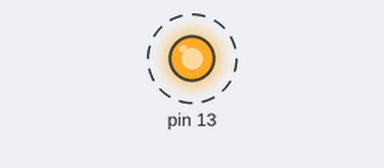
Recording of a program running on a simulated Teensy 3. Parts: output pins drawn as LEDs (lit = HIGH). Dashed ring = blinking. What the program prints to the serial monitor is not drawn.

Above: at 0.2 s.
Timing chart, 0 to 3.0 s (numbered marks = the images above):
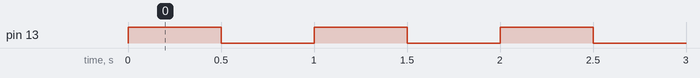

Measured:
- by itself, pin 13: alternates HIGH for 0.50 s and LOW for 0.50 s

The program:

main.cpp
```cpp
#include <Arduino.h>
#include <ArduinoJson.h>

#include "../lib/Robocluster.h"

StaticJsonBuffer<200> jsonBuffer;
JsonObject& root = jsonBuffer.createObject();

void send_message() {
    root.printTo(Serial);
}

void setup() {
    pinMode(13, OUTPUT);
    Serial.begin(115200);
    root["event"] = "test";
    JsonObject& nested = root.createNestedObject("data");
    nested["key1"] = 42;
    root["data"] = nested;
}

void loop() {
    send_message();
    digitalWrite(13, HIGH);
    delay(500);
    digitalWrite(13, LOW);
    delay(500);
    // while(!Serial.available()){}
    // Serial.read();
}
```
